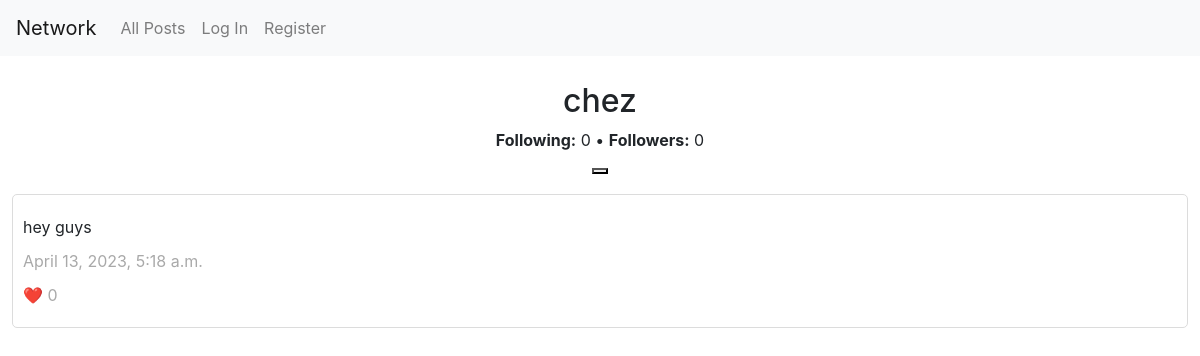
Page /users/1 on the committed database.
### network/models.py (models this page shows, shortened)
class User(AbstractUser):
    following = models.ManyToManyField("self", blank=True, symmetrical=False, related_name="followers")

class Post(models.Model):
    author = models.ForeignKey("User", on_delete=models.CASCADE, related_name="posts")
    content = models.TextField(blank=True)
    timestamp = models.DateTimeField(auto_now_add=True)
    likes = models.ManyToManyField("User", related_name="liked_posts", blank=True, null=True)

### network/views.py (the view)
# urls.py: path("users/<int:userId>", views.users, name="users"),
def users(request, userId):
    user = User.objects.get(pk=userId)
    return render(request, "network/user.html", {
        "userProfile": user,
        "posts": user.posts.all().order_by("-timestamp").all(),
        "followers": user.followers.all()
    })

### network/templates/network/user.html (shortened to what this page needs)
{% extends "network/layout.html" %}
{% load static %}
{% block body %}
    <div class="user-info" id="{{ user.id }}">
        <h2>{{ userProfile }}</h2>
        <p><strong>Following:</strong> <span class="following-count">{{ userProfile.following.count }}</span> • <strong>Followers:</strong> <span class="follower-count">{{ userProfile.followers.count }}</span></p>
        {% if user != userProfile %}
        <button class="follow"></button>
        {% endif %}
    </div>
    {% for post in posts %}
        <div class="post">
            <p class="post-content">{{ post.content }}</p>
            <p class="post-time">{{ post.timestamp }}</p>
            <p class="post-likes">❤️ {{ post.likes.count }}</p>
        </div>
    {% empty %}
        <div class="nothing">
            <div>Unfortunately, nothing to show here.</div>
        </div>
    {% endfor %}
{% endblock %}

### network/static/network/styles.css (style rules this page uses)
.body > div { border: 1px solid gainsboro; border-radius: 5px; margin-bottom: 10px; padding: 10px; }
.post > p { margin: 10px 0; }
.post-time, .post-likes { color: darkgray; }
.user-info { border: none !important; display: flex; flex-direction: column; align-items: center; }

### rows in the picture
User: username "chez", following.count "0", followers.count "0"
Post: content "hey guys", timestamp "April 13, 2023, 5:18 a.m.", likes.count "0"
